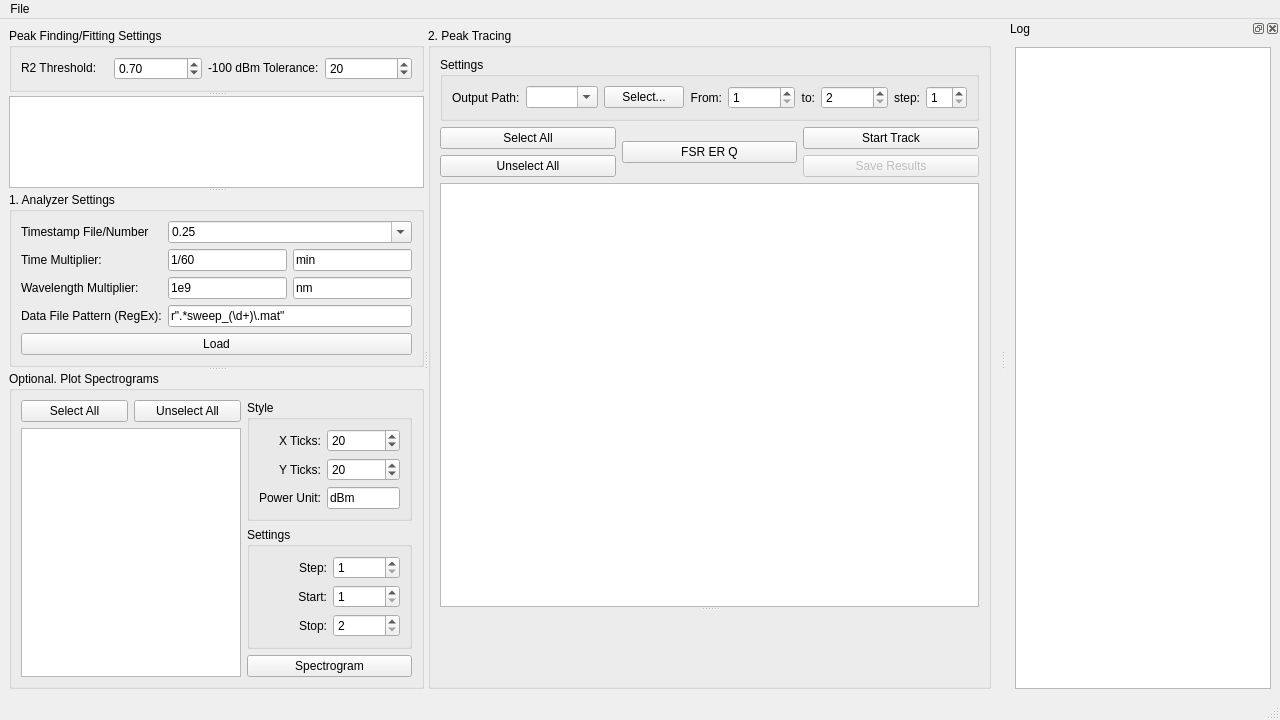
<?xml version="1.0" encoding="UTF-8"?>
<ui version="4.0">
 <class>RaMainWindow</class>
 <widget class="QMainWindow" name="RaMainWindow">
  <property name="geometry">
   <rect>
    <x>0</x>
    <y>0</y>
    <width>1280</width>
    <height>720</height>
   </rect>
  </property>
  <property name="minimumSize">
   <size>
    <width>1280</width>
    <height>720</height>
   </size>
  </property>
  <property name="windowTitle">
   <string>Retrospective Analysis</string>
  </property>
  <widget class="QWidget" name="centralwidget">
   <layout class="QHBoxLayout" name="horizontalLayout_5">
    <item>
     <widget class="QSplitter" name="splitter_3">
      <property name="orientation">
       <enum>Qt::Horizontal</enum>
      </property>
      <widget class="QSplitter" name="splitter">
       <property name="orientation">
        <enum>Qt::Vertical</enum>
       </property>
       <widget class="QGroupBox" name="thresholdSettingsGroupBox">
        <property name="sizePolicy">
         <sizepolicy hsizetype="Preferred" vsizetype="Fixed">
          <horstretch>0</horstretch>
          <verstretch>0</verstretch>
         </sizepolicy>
        </property>
        <property name="title">
         <string>Peak Finding/Fitting Settings</string>
        </property>
        <layout class="QHBoxLayout" name="horizontalLayout_4">
         <item>
          <widget class="QLabel" name="label_15">
           <property name="sizePolicy">
            <sizepolicy hsizetype="Preferred" vsizetype="Fixed">
             <horstretch>0</horstretch>
             <verstretch>0</verstretch>
            </sizepolicy>
           </property>
           <property name="text">
            <string>R2 Threshold:</string>
           </property>
          </widget>
         </item>
         <item>
          <widget class="QDoubleSpinBox" name="r2ThresholdDoubleSpinBox">
           <property name="maximum">
            <double>1.000000000000000</double>
           </property>
           <property name="singleStep">
            <double>0.010000000000000</double>
           </property>
           <property name="value">
            <double>0.700000000000000</double>
           </property>
          </widget>
         </item>
         <item>
          <widget class="QLabel" name="label_16">
           <property name="sizePolicy">
            <sizepolicy hsizetype="Preferred" vsizetype="Fixed">
             <horstretch>0</horstretch>
             <verstretch>0</verstretch>
            </sizepolicy>
           </property>
           <property name="text">
            <string>-100 dBm Tolerance:</string>
           </property>
          </widget>
         </item>
         <item>
          <widget class="QSpinBox" name="n100dBmToleranceSpinBox">
           <property name="maximum">
            <number>999999999</number>
           </property>
           <property name="value">
            <number>20</number>
           </property>
          </widget>
         </item>
        </layout>
       </widget>
       <widget class="QTreeView" name="treeView">
        <property name="enabled">
         <bool>true</bool>
        </property>
        <property name="sizePolicy">
         <sizepolicy hsizetype="Expanding" vsizetype="Expanding">
          <horstretch>0</horstretch>
          <verstretch>0</verstretch>
         </sizepolicy>
        </property>
        <property name="editTriggers">
         <set>QAbstractItemView::DoubleClicked|QAbstractItemView::SelectedClicked</set>
        </property>
        <property name="sortingEnabled">
         <bool>true</bool>
        </property>
       </widget>
       <widget class="QGroupBox" name="analyzerSettingsGroupBox">
        <property name="sizePolicy">
         <sizepolicy hsizetype="Preferred" vsizetype="Fixed">
          <horstretch>0</horstretch>
          <verstretch>0</verstretch>
         </sizepolicy>
        </property>
        <property name="title">
         <string>1. Analyzer Settings</string>
        </property>
        <layout class="QGridLayout" name="gridLayout">
         <item row="0" column="0">
          <widget class="QLabel" name="label_2">
           <property name="text">
            <string>Timestamp File/Number</string>
           </property>
          </widget>
         </item>
         <item row="0" column="1" colspan="2">
          <widget class="QComboBox" name="timeStampComboBox">
           <property name="toolTip">
            <string>csv timestamp file or a fix interval number</string>
           </property>
           <property name="editable">
            <bool>true</bool>
           </property>
           <property name="currentText">
            <string>0.25</string>
           </property>
          </widget>
         </item>
         <item row="1" column="0">
          <widget class="QLabel" name="label_3">
           <property name="text">
            <string>Time Multiplier:</string>
           </property>
          </widget>
         </item>
         <item row="1" column="1">
          <widget class="QLineEdit" name="timeMultiplierLineEdit">
           <property name="toolTip">
            <string>1/60 if convert from second to minute</string>
           </property>
           <property name="text">
            <string>1/60</string>
           </property>
          </widget>
         </item>
         <item row="1" column="2">
          <widget class="QLineEdit" name="timeUnitLineEdit">
           <property name="toolTip">
            <string>unit after conversion</string>
           </property>
           <property name="text">
            <string>min</string>
           </property>
          </widget>
         </item>
         <item row="2" column="0">
          <widget class="QLabel" name="label_4">
           <property name="text">
            <string>Wavelength Multiplier:</string>
           </property>
          </widget>
         </item>
         <item row="2" column="1">
          <widget class="QLineEdit" name="wavelengthMultiplierLineEdit">
           <property name="toolTip">
            <string>1e9 if convert from meter to nanometer</string>
           </property>
           <property name="text">
            <string>1e9</string>
           </property>
          </widget>
         </item>
         <item row="2" column="2">
          <widget class="QLineEdit" name="wavelengthUnitLineEdit">
           <property name="toolTip">
            <string>unit after conversion</string>
           </property>
           <property name="text">
            <string>nm</string>
           </property>
          </widget>
         </item>
         <item row="3" column="0">
          <widget class="QLabel" name="label_6">
           <property name="text">
            <string>Data File Pattern (RegEx):</string>
           </property>
          </widget>
         </item>
         <item row="3" column="1" colspan="2">
          <widget class="QLineEdit" name="patternLineEdit">
           <property name="toolTip">
            <string>regular expression for sweep number matching. (match the number in &quot;()&quot;)</string>
           </property>
           <property name="text">
            <string>r&quot;.*sweep_(\d+)\.mat&quot;</string>
           </property>
          </widget>
         </item>
         <item row="4" column="0" colspan="3">
          <widget class="QPushButton" name="loadAnalyzerButton">
           <property name="text">
            <string>Load</string>
           </property>
          </widget>
         </item>
        </layout>
       </widget>
       <widget class="QGroupBox" name="plotSpectrogramsGroupBox">
        <property name="title">
         <string>Optional. Plot Spectrograms</string>
        </property>
        <layout class="QGridLayout" name="gridLayout_4">
         <item row="0" column="0" rowspan="4">
          <layout class="QVBoxLayout" name="verticalLayout_4">
           <item>
            <layout class="QHBoxLayout" name="horizontalLayout_3">
             <item>
              <widget class="QPushButton" name="spectrogramSelectAllButton">
               <property name="text">
                <string>Select All</string>
               </property>
              </widget>
             </item>
             <item>
              <widget class="QPushButton" name="spectrogramUnselectAllButton">
               <property name="text">
                <string>Unselect All</string>
               </property>
              </widget>
             </item>
            </layout>
           </item>
           <item>
            <widget class="QListWidget" name="powerListWidget"/>
           </item>
          </layout>
         </item>
         <item row="0" column="1">
          <widget class="QGroupBox" name="spectrogramStyleGroupBox">
           <property name="title">
            <string>Style</string>
           </property>
           <layout class="QGridLayout" name="gridLayout_2">
            <item row="1" column="0">
             <widget class="QLabel" name="label_5">
              <property name="text">
               <string>X Ticks:</string>
              </property>
              <property name="alignment">
               <set>Qt::AlignRight|Qt::AlignTrailing|Qt::AlignVCenter</set>
              </property>
             </widget>
            </item>
            <item row="1" column="1">
             <widget class="QSpinBox" name="xTicksSpinBox">
              <property name="toolTip">
               <string>number of ticks in x axis, cannot be smaller than file numbers</string>
              </property>
              <property name="value">
               <number>20</number>
              </property>
             </widget>
            </item>
            <item row="2" column="0">
             <widget class="QLabel" name="label_7">
              <property name="text">
               <string>Y Ticks:</string>
              </property>
              <property name="alignment">
               <set>Qt::AlignRight|Qt::AlignTrailing|Qt::AlignVCenter</set>
              </property>
             </widget>
            </item>
            <item row="2" column="1">
             <widget class="QSpinBox" name="yTicksSpinBox">
              <property name="toolTip">
               <string>number of tick in y axis</string>
              </property>
              <property name="minimum">
               <number>1</number>
              </property>
              <property name="value">
               <number>20</number>
              </property>
             </widget>
            </item>
            <item row="3" column="0">
             <widget class="QLabel" name="label_8">
              <property name="text">
               <string>Power Unit:</string>
              </property>
              <property name="alignment">
               <set>Qt::AlignRight|Qt::AlignTrailing|Qt::AlignVCenter</set>
              </property>
             </widget>
            </item>
            <item row="3" column="1">
             <widget class="QLineEdit" name="powerUnitLineEdit">
              <property name="toolTip">
               <string>the unit to display</string>
              </property>
              <property name="text">
               <string>dBm</string>
              </property>
             </widget>
            </item>
           </layout>
          </widget>
         </item>
         <item row="1" column="1">
          <widget class="QGroupBox" name="spectrogramSettingsGroupBox">
           <property name="title">
            <string>Settings</string>
           </property>
           <layout class="QGridLayout" name="gridLayout_3">
            <item row="0" column="0">
             <widget class="QLabel" name="label">
              <property name="text">
               <string>Step:</string>
              </property>
              <property name="alignment">
               <set>Qt::AlignRight|Qt::AlignTrailing|Qt::AlignVCenter</set>
              </property>
             </widget>
            </item>
            <item row="0" column="1">
             <widget class="QSpinBox" name="sampleStepSpinBox">
              <property name="toolTip">
               <string>sample once per [step] files</string>
              </property>
              <property name="minimum">
               <number>1</number>
              </property>
             </widget>
            </item>
            <item row="1" column="0">
             <widget class="QLabel" name="label_9">
              <property name="text">
               <string>Start:</string>
              </property>
              <property name="alignment">
               <set>Qt::AlignRight|Qt::AlignTrailing|Qt::AlignVCenter</set>
              </property>
             </widget>
            </item>
            <item row="1" column="1">
             <widget class="QSpinBox" name="sampleStartSpinBox">
              <property name="toolTip">
               <string>the start number (regardless of actual sweep number)</string>
              </property>
              <property name="minimum">
               <number>1</number>
              </property>
             </widget>
            </item>
            <item row="2" column="0">
             <widget class="QLabel" name="label_10">
              <property name="text">
               <string>Stop:</string>
              </property>
              <property name="alignment">
               <set>Qt::AlignRight|Qt::AlignTrailing|Qt::AlignVCenter</set>
              </property>
             </widget>
            </item>
            <item row="2" column="1">
             <widget class="QSpinBox" name="sampleStopSpinBox">
              <property name="toolTip">
               <string>the stop number (regardless of actual sweep number)</string>
              </property>
              <property name="minimum">
               <number>2</number>
              </property>
             </widget>
            </item>
           </layout>
          </widget>
         </item>
         <item row="2" column="1">
          <spacer name="verticalSpacer">
           <property name="orientation">
            <enum>Qt::Vertical</enum>
           </property>
           <property name="sizeHint" stdset="0">
            <size>
             <width>20</width>
             <height>10</height>
            </size>
           </property>
          </spacer>
         </item>
         <item row="3" column="1">
          <widget class="QPushButton" name="spectrogramButton">
           <property name="text">
            <string>Spectrogram</string>
           </property>
          </widget>
         </item>
        </layout>
       </widget>
      </widget>
      <widget class="QGroupBox" name="peakTracingGroupBox">
       <property name="sizePolicy">
        <sizepolicy hsizetype="Preferred" vsizetype="Preferred">
         <horstretch>4</horstretch>
         <verstretch>0</verstretch>
        </sizepolicy>
       </property>
       <property name="title">
        <string>2. Peak Tracing</string>
       </property>
       <layout class="QVBoxLayout" name="verticalLayout">
        <item>
         <widget class="QGroupBox" name="peakTracingSettingGroupBox">
          <property name="title">
           <string>Settings</string>
          </property>
          <layout class="QHBoxLayout" name="horizontalLayout_2">
           <item>
            <widget class="QLabel" name="label_11">
             <property name="text">
              <string>Output Path:</string>
             </property>
            </widget>
           </item>
           <item>
            <widget class="QComboBox" name="peakTracingOutputPathComboBox">
             <property name="toolTip">
              <string>where the output .mat files should be saved</string>
             </property>
             <property name="editable">
              <bool>true</bool>
             </property>
            </widget>
           </item>
           <item>
            <widget class="QPushButton" name="peakTracingOutputPathPushButton">
             <property name="text">
              <string>Select...</string>
             </property>
            </widget>
           </item>
           <item>
            <widget class="QLabel" name="label_12">
             <property name="text">
              <string>From:</string>
             </property>
             <property name="alignment">
              <set>Qt::AlignRight|Qt::AlignTrailing|Qt::AlignVCenter</set>
             </property>
            </widget>
           </item>
           <item>
            <widget class="QSpinBox" name="peakTracingStartSpinBox">
             <property name="minimum">
              <number>1</number>
             </property>
             <property name="maximum">
              <number>999999</number>
             </property>
            </widget>
           </item>
           <item>
            <widget class="QLabel" name="label_13">
             <property name="text">
              <string>to:</string>
             </property>
             <property name="alignment">
              <set>Qt::AlignRight|Qt::AlignTrailing|Qt::AlignVCenter</set>
             </property>
            </widget>
           </item>
           <item>
            <widget class="QSpinBox" name="peakTracingStopSpinBox">
             <property name="minimum">
              <number>2</number>
             </property>
             <property name="maximum">
              <number>999999</number>
             </property>
            </widget>
           </item>
           <item>
            <widget class="QLabel" name="label_14">
             <property name="text">
              <string>step:</string>
             </property>
             <property name="alignment">
              <set>Qt::AlignRight|Qt::AlignTrailing|Qt::AlignVCenter</set>
             </property>
            </widget>
           </item>
           <item>
            <widget class="QSpinBox" name="peakTracingStepSpinBox">
             <property name="minimum">
              <number>1</number>
             </property>
            </widget>
           </item>
          </layout>
         </widget>
        </item>
        <item>
         <layout class="QGridLayout" name="gridLayout_5">
          <item row="0" column="0">
           <widget class="QPushButton" name="peakTrackingSelectAllButton">
            <property name="text">
             <string>Select All</string>
            </property>
           </widget>
          </item>
          <item row="0" column="1" rowspan="2">
           <widget class="QPushButton" name="FSRERQButton">
            <property name="text">
             <string>FSR ER Q</string>
            </property>
           </widget>
          </item>
          <item row="0" column="2">
           <widget class="QPushButton" name="trackPeakButton">
            <property name="text">
             <string>Start Track</string>
            </property>
           </widget>
          </item>
          <item row="1" column="0">
           <widget class="QPushButton" name="peakTrackingUnselectAllButton">
            <property name="text">
             <string>Unselect All</string>
            </property>
           </widget>
          </item>
          <item row="1" column="2">
           <widget class="QPushButton" name="saveResultsButton">
            <property name="enabled">
             <bool>false</bool>
            </property>
            <property name="text">
             <string>Save Results</string>
            </property>
           </widget>
          </item>
         </layout>
        </item>
        <item>
         <widget class="QSplitter" name="splitter_2">
          <property name="orientation">
           <enum>Qt::Vertical</enum>
          </property>
          <widget class="QListWidget" name="peakTrackerPowerListWidget">
           <property name="sizePolicy">
            <sizepolicy hsizetype="Expanding" vsizetype="Maximum">
             <horstretch>0</horstretch>
             <verstretch>0</verstretch>
            </sizepolicy>
           </property>
          </widget>
          <widget class="QWidget" name="peakTrackerWidget" native="true"/>
         </widget>
        </item>
       </layout>
      </widget>
     </widget>
    </item>
   </layout>
  </widget>
  <widget class="QMenuBar" name="menubar">
   <property name="geometry">
    <rect>
     <x>0</x>
     <y>0</y>
     <width>1280</width>
     <height>42</height>
    </rect>
   </property>
   <widget class="QMenu" name="menuFile">
    <property name="title">
     <string>File</string>
    </property>
    <addaction name="actionOpen"/>
   </widget>
   <addaction name="menuFile"/>
  </widget>
  <widget class="QStatusBar" name="statusbar"/>
  <widget class="QDockWidget" name="logDockWidget">
   <property name="windowTitle">
    <string>Log</string>
   </property>
   <attribute name="dockWidgetArea">
    <number>2</number>
   </attribute>
   <widget class="QWidget" name="dockWidgetContents">
    <layout class="QHBoxLayout" name="horizontalLayout">
     <item>
      <widget class="QTextBrowser" name="textBrowser">
       <property name="font">
        <font>
         <family>Cascadia Mono</family>
        </font>
       </property>
      </widget>
     </item>
    </layout>
   </widget>
  </widget>
  <action name="actionOpen">
   <property name="text">
    <string>Open Folder</string>
   </property>
   <property name="shortcut">
    <string>Ctrl+O</string>
   </property>
  </action>
  <action name="actionSave">
   <property name="text">
    <string>Save</string>
   </property>
   <property name="shortcut">
    <string>Ctrl+S</string>
   </property>
  </action>
  <action name="actionSave_as">
   <property name="text">
    <string>Save as</string>
   </property>
   <property name="shortcut">
    <string>Ctrl+Shift+S</string>
   </property>
  </action>
  <action name="actionOp1">
   <property name="checkable">
    <bool>true</bool>
   </property>
   <property name="text">
    <string>Op1</string>
   </property>
  </action>
 </widget>
 <resources/>
 <connections>
  <connection>
   <sender>actionOpen</sender>
   <signal>triggered()</signal>
   <receiver>RaMainWindow</receiver>
   <slot>slot_open_clicked()</slot>
   <hints>
    <hint type="sourcelabel">
     <x>-1</x>
     <y>-1</y>
    </hint>
    <hint type="destinationlabel">
     <x>709</x>
     <y>443</y>
    </hint>
   </hints>
  </connection>
  <connection>
   <sender>treeView</sender>
   <signal>clicked(QModelIndex)</signal>
   <receiver>RaMainWindow</receiver>
   <slot>slot_file_changed(QModelIndex)</slot>
   <hints>
    <hint type="sourcelabel">
     <x>179</x>
     <y>243</y>
    </hint>
    <hint type="destinationlabel">
     <x>709</x>
     <y>443</y>
    </hint>
   </hints>
  </connection>
  <connection>
   <sender>treeView</sender>
   <signal>activated(QModelIndex)</signal>
   <receiver>RaMainWindow</receiver>
   <slot>slot_file_changed(QModelIndex)</slot>
   <hints>
    <hint type="sourcelabel">
     <x>70</x>
     <y>243</y>
    </hint>
    <hint type="destinationlabel">
     <x>709</x>
     <y>443</y>
    </hint>
   </hints>
  </connection>
  <connection>
   <sender>trackPeakButton</sender>
   <signal>clicked()</signal>
   <receiver>RaMainWindow</receiver>
   <slot>slot_track_peak()</slot>
   <hints>
    <hint type="sourcelabel">
     <x>830</x>
     <y>108</y>
    </hint>
    <hint type="destinationlabel">
     <x>639</x>
     <y>359</y>
    </hint>
   </hints>
  </connection>
  <connection>
   <sender>saveResultsButton</sender>
   <signal>clicked()</signal>
   <receiver>RaMainWindow</receiver>
   <slot>slot_save_results()</slot>
   <hints>
    <hint type="sourcelabel">
     <x>981</x>
     <y>108</y>
    </hint>
    <hint type="destinationlabel">
     <x>639</x>
     <y>359</y>
    </hint>
   </hints>
  </connection>
  <connection>
   <sender>peakTrackingSelectAllButton</sender>
   <signal>clicked()</signal>
   <receiver>RaMainWindow</receiver>
   <slot>slot_peak_tracking_select_all()</slot>
   <hints>
    <hint type="sourcelabel">
     <x>527</x>
     <y>108</y>
    </hint>
    <hint type="destinationlabel">
     <x>639</x>
     <y>359</y>
    </hint>
   </hints>
  </connection>
  <connection>
   <sender>peakTrackingUnselectAllButton</sender>
   <signal>clicked()</signal>
   <receiver>RaMainWindow</receiver>
   <slot>slot_peak_tracking_unselect_all()</slot>
   <hints>
    <hint type="sourcelabel">
     <x>678</x>
     <y>108</y>
    </hint>
    <hint type="destinationlabel">
     <x>639</x>
     <y>359</y>
    </hint>
   </hints>
  </connection>
  <connection>
   <sender>peakTracingOutputPathPushButton</sender>
   <signal>clicked()</signal>
   <receiver>RaMainWindow</receiver>
   <slot>slot_peak_tracking_select_output_path()</slot>
   <hints>
    <hint type="sourcelabel">
     <x>877</x>
     <y>99</y>
    </hint>
    <hint type="destinationlabel">
     <x>639</x>
     <y>359</y>
    </hint>
   </hints>
  </connection>
  <connection>
   <sender>peakTracingStartSpinBox</sender>
   <signal>valueChanged(int)</signal>
   <receiver>RaMainWindow</receiver>
   <slot>slot_peak_tracking_on_start_spinbox_change(int)</slot>
   <hints>
    <hint type="sourcelabel">
     <x>754</x>
     <y>99</y>
    </hint>
    <hint type="destinationlabel">
     <x>639</x>
     <y>359</y>
    </hint>
   </hints>
  </connection>
  <connection>
   <sender>peakTracingStopSpinBox</sender>
   <signal>valueChanged(int)</signal>
   <receiver>RaMainWindow</receiver>
   <slot>slot_peak_tracking_on_stop_spinbox_change(int)</slot>
   <hints>
    <hint type="sourcelabel">
     <x>931</x>
     <y>99</y>
    </hint>
    <hint type="destinationlabel">
     <x>639</x>
     <y>359</y>
    </hint>
   </hints>
  </connection>
  <connection>
   <sender>FSRERQButton</sender>
   <signal>clicked()</signal>
   <receiver>RaMainWindow</receiver>
   <slot>slot_fsr_er_q()</slot>
   <hints>
    <hint type="sourcelabel">
     <x>666</x>
     <y>155</y>
    </hint>
    <hint type="destinationlabel">
     <x>639</x>
     <y>359</y>
    </hint>
   </hints>
  </connection>
  <connection>
   <sender>spectrogramSelectAllButton</sender>
   <signal>clicked()</signal>
   <receiver>RaMainWindow</receiver>
   <slot>slot_spectrogram_select_all()</slot>
   <hints>
    <hint type="sourcelabel">
     <x>87</x>
     <y>442</y>
    </hint>
    <hint type="destinationlabel">
     <x>639</x>
     <y>359</y>
    </hint>
   </hints>
  </connection>
  <connection>
   <sender>sampleStartSpinBox</sender>
   <signal>valueChanged(int)</signal>
   <receiver>RaMainWindow</receiver>
   <slot>slot_spectrogram_on_start_spinbox_change(int)</slot>
   <hints>
    <hint type="sourcelabel">
     <x>325</x>
     <y>574</y>
    </hint>
    <hint type="destinationlabel">
     <x>639</x>
     <y>359</y>
    </hint>
   </hints>
  </connection>
  <connection>
   <sender>spectrogramUnselectAllButton</sender>
   <signal>clicked()</signal>
   <receiver>RaMainWindow</receiver>
   <slot>slot_spectrogram_unselect_all()</slot>
   <hints>
    <hint type="sourcelabel">
     <x>206</x>
     <y>442</y>
    </hint>
    <hint type="destinationlabel">
     <x>639</x>
     <y>359</y>
    </hint>
   </hints>
  </connection>
  <connection>
   <sender>loadAnalyzerButton</sender>
   <signal>clicked()</signal>
   <receiver>RaMainWindow</receiver>
   <slot>slot_load_analyzer()</slot>
   <hints>
    <hint type="sourcelabel">
     <x>353</x>
     <y>374</y>
    </hint>
    <hint type="destinationlabel">
     <x>639</x>
     <y>359</y>
    </hint>
   </hints>
  </connection>
  <connection>
   <sender>sampleStopSpinBox</sender>
   <signal>valueChanged(int)</signal>
   <receiver>RaMainWindow</receiver>
   <slot>slot_spectrogram_on_stop_spinbox_change(int)</slot>
   <hints>
    <hint type="sourcelabel">
     <x>325</x>
     <y>600</y>
    </hint>
    <hint type="destinationlabel">
     <x>639</x>
     <y>359</y>
    </hint>
   </hints>
  </connection>
  <connection>
   <sender>spectrogramButton</sender>
   <signal>clicked()</signal>
   <receiver>RaMainWindow</receiver>
   <slot>slot_plot_spectrogram()</slot>
   <hints>
    <hint type="sourcelabel">
     <x>354</x>
     <y>671</y>
    </hint>
    <hint type="destinationlabel">
     <x>639</x>
     <y>359</y>
    </hint>
   </hints>
  </connection>
 </connections>
 <slots>
  <slot>slot_open_clicked()</slot>
  <slot>slot_file_changed(QModelIndex)</slot>
  <slot>slot_load_analyzer()</slot>
  <slot>slot_plot_spectrogram()</slot>
  <slot>slot_track_peak()</slot>
  <slot>slot_save_results()</slot>
  <slot>slot_peak_tracking_select_all()</slot>
  <slot>slot_peak_tracking_unselect_all()</slot>
  <slot>slot_spectrogram_select_all()</slot>
  <slot>slot_spectrogram_unselect_all()</slot>
  <slot>slot_spectrogram_on_stop_spinbox_change(int)</slot>
  <slot>slot_spectrogram_on_start_spinbox_change(int)</slot>
  <slot>slot_peak_tracking_select_output_path()</slot>
  <slot>slot_peak_tracking_on_start_spinbox_change(int)</slot>
  <slot>slot_peak_tracking_on_stop_spinbox_change(int)</slot>
  <slot>slot_fsr_er_q()</slot>
 </slots>
</ui>
